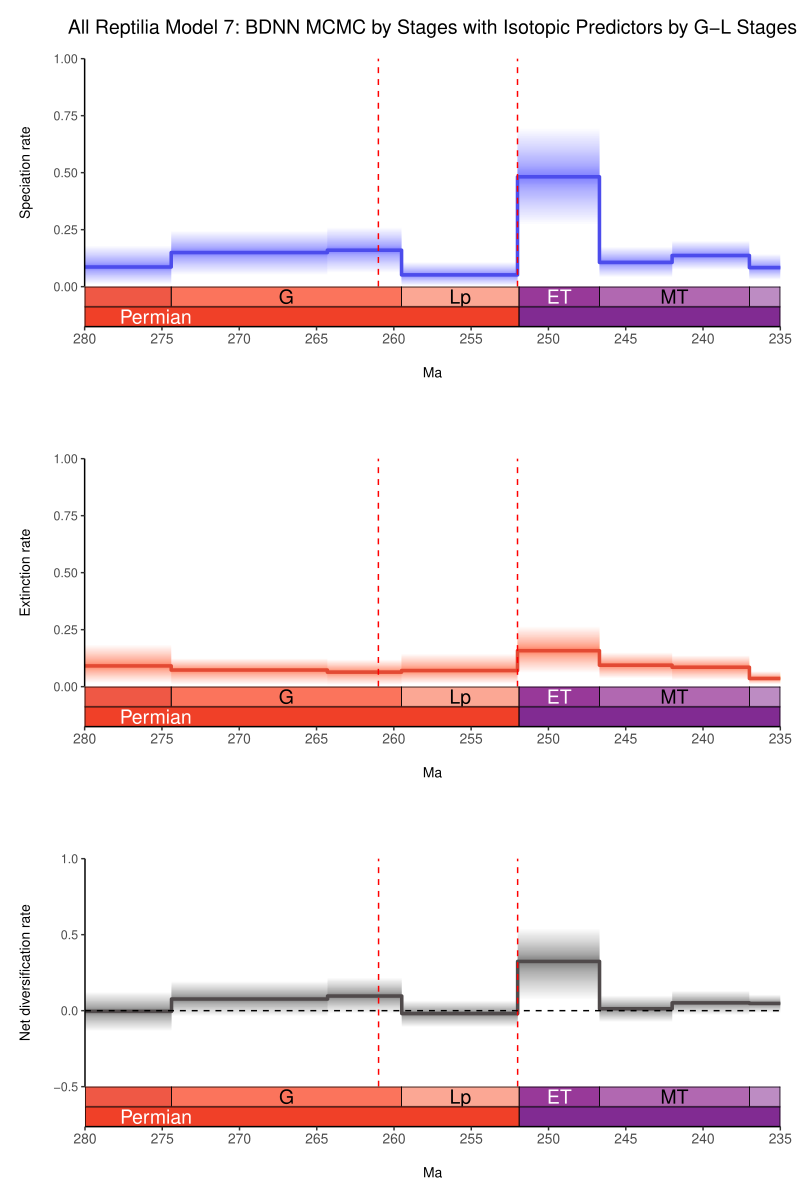

Generate this figure with R:
library(ggplot2)
library(scales)
library(gridExtra)
library(deeptime)
library(gtable)
library(grid)

##############  PREPPING DATA VECTORS, COPY IN THE PATH TO THE RTT SCRIPT
rtt_text <- readLines("C:\\Users\\SimoesLabAdmin\\Documents\\pt_diversity_rates\\updated_occurrence_analyses\\model_7\\isotopic_gl_stages\\reptilia_all\\combined_10_RTT.r", warn = FALSE)

# Search for lines in rtt_text that contain any of the vectors we need
# Note that vectors in BDNN, RJMCMC, and non-BDNN/non-RJMCMC models have different names, so we'll need to do some transformations and conditionals
# age = time (should be negative, descending, so -1, -2, for ex)
# L = Speciation, M = extinction, R = netdiversification, M95 = max 95% HPD, m95 = min 95% HPD, mean = rate (central line)

# Searching for NON-BDNN, NON-RJMCMC VECTORS
L_hpd_m95 <- grep("^\\s*L_hpd_m95\\s*=", rtt_text, value = TRUE)
L_hpd_M95 <- grep("^\\s*L_hpd_M95\\s*=", rtt_text, value = TRUE)
L_mean <- grep("^\\s*L_mean\\s*=", rtt_text, value = TRUE)
M_hpd_m95 <- grep("^\\s*M_hpd_m95\\s*=", rtt_text, value = TRUE)
M_hpd_M95 <- grep("^\\s*M_hpd_M95\\s*=", rtt_text, value = TRUE)
M_mean <- grep("^\\s*M_mean\\s*=", rtt_text, value = TRUE)
R_hpd_m95 <- grep("^\\s*R_hpd_m95\\s*=", rtt_text, value = TRUE)
R_hpd_M95 <- grep("^\\s*R_hpd_M95\\s*=", rtt_text, value = TRUE)
R_mean <- grep("^\\s*R_mean\\s*=", rtt_text, value = TRUE)
age <- grep("^\\s*age\\s*=", rtt_text, value = TRUE)

# Searching for BDNN VECTORS
time_vec <- grep("^\\s*time_vec\\s*=", rtt_text, value = TRUE)
sp_mean <- grep("^\\s*sp_mean\\s*=", rtt_text, value = TRUE)
ex_mean <- grep("^\\s*ex_mean\\s*=", rtt_text, value = TRUE)
div_mean <- grep("^\\s*div_mean\\s*=", rtt_text, value = TRUE)
sp_lwr <- grep("^\\s*sp_lwr\\s*=", rtt_text, value = TRUE)
ex_lwr <- grep("^\\s*ex_lwr\\s*=", rtt_text, value = TRUE)
div_lwr <- grep("^\\s*div_lwr\\s*=", rtt_text, value = TRUE)
sp_upr <- grep("^\\s*sp_upr\\s*=", rtt_text, value = TRUE)
ex_upr <- grep("^\\s*ex_upr\\s*=", rtt_text, value = TRUE)
div_upr <- grep("^\\s*div_upr\\s*=", rtt_text, value = TRUE)

# Search for RJMCMC VECTORS
time <- grep("^\\s*time\\s*=", rtt_text, value = TRUE)
rate <- grep("^\\s*rate\\s*=", rtt_text, value = TRUE)
minHPD <- grep("^\\s*minHPD\\s*=", rtt_text, value = TRUE)
maxHPD <- grep("^\\s*maxHPD\\s*=", rtt_text, value = TRUE)
# All the RJMCMC div vectors have net_ prefix
net_rate <- grep("^\\s*net_rate\\s*=", rtt_text, value = TRUE)  
net_minHPD <- grep("^\\s*net_minHPD\\s*=", rtt_text, value = TRUE)
net_maxHPD <- grep("^\\s*net_maxHPD\\s*=", rtt_text, value = TRUE)

# Execute NON-BDNN, NON-RJMCMC vectors only if all those vectors were found/exist
if (length(L_hpd_m95) > 0 && length(L_hpd_M95) > 0 && length(L_mean) > 0 &&
    length(M_hpd_m95) > 0 && length(M_hpd_M95) > 0 && length(M_mean) > 0 &&
    length(R_hpd_m95) > 0 && length(R_hpd_M95) > 0 && length(R_mean) > 0 &&
    length(age) > 0) {
  
  eval(parse(text = L_hpd_m95))
  eval(parse(text = L_hpd_M95))
  eval(parse(text = L_mean))
  eval(parse(text = M_hpd_m95))
  eval(parse(text = M_hpd_M95))
  eval(parse(text = M_mean))
  eval(parse(text = R_hpd_m95))
  eval(parse(text = R_hpd_M95))
  eval(parse(text = R_mean))
  eval(parse(text = age))
  
  print("Non-BDNN, Non-RJMCMC vectors loaded successfully.")
  
  # Execute BDNN vectors only if all those vectors were found/exist AND the first condition was not met
} else if (length(time_vec) > 0 && length(sp_mean) > 0 && length(ex_mean) > 0 &&
           length(div_mean) > 0 && length(sp_lwr) > 0 && length(ex_lwr) > 0 &&
           length(div_lwr) > 0 && length(sp_upr) > 0 && length(ex_upr) > 0 &&
           length(div_upr) > 0) {
  
  eval(parse(text = time_vec))
  time_vec <- -time_vec  # Convert to negative time for plotting  
  eval(parse(text = sp_mean))
  eval(parse(text = ex_mean))
  eval(parse(text = div_mean))
  eval(parse(text = sp_lwr))
  eval(parse(text = ex_lwr))
  eval(parse(text = div_lwr))
  eval(parse(text = sp_upr))
  eval(parse(text = ex_upr))
  eval(parse(text = div_upr))
  # Now reverse all of these vectors
  time_vec <- rev(time_vec)
  sp_mean <- rev(sp_mean)
  ex_mean <- rev(ex_mean)
  div_mean <- rev(div_mean)
  sp_lwr <- rev(sp_lwr)
  ex_lwr <- rev(ex_lwr)
  div_lwr <- rev(div_lwr)
  sp_upr <- rev(sp_upr)
  ex_upr <- rev(ex_upr)
  div_upr <- rev(div_upr)
  # RENAME the BDNN vectors to match the NON-BDNN, Non-RJMCMC vectors so that the following graphing code works
  L_hpd_m95 <- sp_lwr
  L_hpd_M95 <- sp_upr
  L_mean <- sp_mean
  M_hpd_m95 <- ex_lwr
  M_hpd_M95 <- ex_upr
  M_mean <- ex_mean
  R_hpd_m95 <- div_lwr
  R_hpd_M95 <- div_upr
  R_mean <- div_mean
  age <- time_vec
  
  print("BDNN vectors loaded successfully.")
  
  # Execute RJMCMC vectors only if all those vectors were found/exist AND the previous conditions were not met
} else if (length(time) > 2 && length(rate) > 2 && length(minHPD) > 2 &&
           length(maxHPD) > 2) {
  # The grep found multiple lines, so we need to parse them
  # Parse and create numbered variables for each of the vars found
  for (i in seq_along(rate)) {
    rhs <- sub("^\\s*rate\\s*=\\s*", "", rate[i])
    assign(paste0("rate_", i), eval(parse(text = rhs)))
  }
  
  for (i in seq_along(minHPD)) {
    rhs <- sub("^\\s*minHPD\\s*=\\s*", "", minHPD[i])
    assign(paste0("minHPD_", i), eval(parse(text = rhs)))
  }
  
  for (i in seq_along(maxHPD)) {
    rhs <- sub("^\\s*maxHPD\\s*=\\s*", "", maxHPD[i])
    assign(paste0("maxHPD_", i), eval(parse(text = rhs)))
  }
  
  L_mean <- rate_1
  M_mean <- rate_2
  L_hpd_m95 <- minHPD_1
  L_hpd_M95 <- maxHPD_1
  M_hpd_m95 <- minHPD_2
  M_hpd_M95 <- maxHPD_2
  
  age <- eval(parse(text = sub("^\\s*time\\s*=\\s*", "", grep("^\\s*time\\s*=", rtt_text, value = TRUE)[1])))
  R_mean <- eval(parse(text = sub("^\\s*net_rate\\s*=\\s*", "", grep("^\\s*net_rate\\s*=", rtt_text, value = TRUE))))
  R_hpd_m95 <- eval(parse(text = sub("^\\s*net_minHPD\\s*=\\s*", "", grep("^\\s*net_minHPD\\s*=", rtt_text, value = TRUE))))
  R_hpd_M95 <- eval(parse(text = sub("^\\s*net_maxHPD\\s*=\\s*", "", grep("^\\s*net_maxHPD\\s*=\\s*", rtt_text, value = TRUE))))
  
  print("RJMCMC vectors loaded successfully.")
  
} else {
  print("No complete set of vectors found in the provided RTT script.")
}

# Mass extinction events
perm_trias_extinction <- -252 
guadalupian_extinction <- -261

# Custom tick positions
x_ticks <- seq(-300, -200, by=5) ###################### CHANGE THIS TO MODIFY X TICKS
x_tick_labels <- abs(x_ticks)

# Modified plot_RTT function that returns data for ggplot
get_RTT_data <- function(age, hpd_M, hpd_m, mean_m, color) {
    N <- 100
    beta <- (1:(N-1))/N
    alpha_shape <- 0.25
    cat <- 1-(beta^(1./alpha_shape))
    
    # Create data frame for the polygons
    poly_data <- data.frame()
    
    for (i in 1:(N-1)) {
        trans <- 1/N + 2/N
        upper <- hpd_M-((hpd_M-mean_m)*cat[i])
        lower <- hpd_m+((mean_m-hpd_m)*cat[i])
        
        temp_df <- data.frame(
            age = c(age, rev(age)),
            y = c(upper, rev(lower)),
            group = i,
            alpha = trans
        )
        poly_data <- rbind(poly_data, temp_df)
    }
    
    return(list(poly_data = poly_data, mean_data = data.frame(age = age, y = mean_m)))
}

# Create plotting data for each rate
L_data <- get_RTT_data(age, L_hpd_M95, L_hpd_m95, L_mean, "#4c4cec")
M_data <- get_RTT_data(age, M_hpd_M95, M_hpd_m95, M_mean, "#e34a33")
R_data <- get_RTT_data(age, R_hpd_M95, R_hpd_m95, R_mean, "#504A4B")

# Function to create each plot with smooth polygons and geological timescale
create_plot_with_geo <- function(poly_data, mean_data, color, title, ylab, ylim, show_x_axis = FALSE) {
  # Create main plot
  main_plot <- ggplot() +
    # Plot the HPD intervals with transparency gradient
    geom_polygon(data = poly_data, 
                aes(x = age, y = y, group = group, alpha = alpha), 
                fill = color, na.rm = TRUE) +
    # Plot the mean line
    geom_line(data = mean_data, 
             aes(x = age, y = y), 
             color = color, size = 1.2, lineend = "round") +
    # Add mass extinction lines
    geom_vline(xintercept = guadalupian_extinction, 
               color = "red", linetype = "dashed") +
    geom_vline(xintercept = perm_trias_extinction, 
               color = "red", linetype = "dashed", size = 0.5) +
    # Custom x-axis
    scale_x_continuous(breaks = x_ticks, labels = if(show_x_axis) x_tick_labels else NULL, 
                      limits = c(-300, -200), name = if(show_x_axis) "Ma" else NULL) +
    # Labels and titles
    labs(title = title, y = ylab) +
    # Set y limits with coord_cartesian for smooth polygons
    coord_cartesian(ylim = ylim, xlim = c(-300, -200), expand = FALSE) +
    # Remove legend and adjust alpha scale
    scale_alpha_continuous(range = c(0.005, 0.05), guide = "none") +
    # Theme adjustments
    theme_classic() +
    theme(
      text = element_text(size = 10),
      axis.text.x = if(show_x_axis) element_text(size = 10) else element_blank(),
      axis.ticks.x = if(show_x_axis) element_line() else element_blank(),
      axis.text.y = element_text(size = 9),
      axis.title = element_text(size = 10),
      axis.title.x = element_text(size = 10, margin = margin(t = 15)),
      axis.title.y = element_text(margin = margin(r = 15)),
      plot.title = element_text(size = 14, hjust = 0.5, margin = margin(b = 15)),
      plot.margin = unit(c(0.5, 0.5, if(show_x_axis) 0.5 else 0.1, 0.5), "cm"), # unit(c(top, right, bottom, left), "unit")
      panel.grid.major = element_blank(),
      panel.grid.minor = element_blank()
    )
  
  # Add horizontal line for net diversification plot
  if (ylab == "Net diversification rate") {
    main_plot <- main_plot + geom_hline(yintercept = 0, linetype = "dashed", color = "black")
  }
  
  # Add geological timescale directly to the plot
  main_plot <- main_plot + 
  # Custom x-axis 
    coord_geo(
      dat = list("international epochs", "international periods"),
      expand= FALSE,
      abbrv = list(TRUE, FALSE),
      pos = list("bottom", "bottom"),
      alpha = 1,
      ylim = ylim, ######### COMMENT THIS OUT TO AUTO-SCALE Y AXIS (even if you pass a ylim argument, if this is commented out, it will auto-scale based on data vectors)
      height = unit(1, "line"),
      neg = TRUE,
      xlim = c(-280, -235)) ############################# CHANGE THIS TO MODIFY X LIMITS, I.E., TIME FRAME
  
  return(main_plot)
}

############# CALL THE FUNCTION WITH CUSTOM ARGUMENTS
############# TITLE, YLIM
p1 <- create_plot_with_geo(L_data$poly_data, L_data$mean_data, "#4c4cec", 
                         "All Reptilia Model 7: BDNN MCMC by Stages with Isotopic Predictors by G-L Stages", 
                         "Speciation rate", c(0, 1), show_x_axis = TRUE) 

p2 <- create_plot_with_geo(M_data$poly_data, M_data$mean_data, "#e34a33", 
                         "", "Extinction rate", c(0, 1), show_x_axis = TRUE)

p3 <- create_plot_with_geo(R_data$poly_data, R_data$mean_data, "#504A4B", 
                         "", "Net diversification rate", c(-0.5, 1), show_x_axis = TRUE)

# Combine all plots
final_plot <- grid.arrange(
  p1, p2, p3,
  ncol = 1,
  heights = c(1, 1, 1) 
)

############# SAVE TO CUSTOM PDF PATH
pdf(file ="C:\\Users\\SimoesLabAdmin\\Documents\\pt_diversity_rates\\updated_occurrence_analyses\\model_7\\isotopic_gl_stages\\reptilia_all\\combined_10_RTT.pdf", 
    width = 8, height = 12)
grid.draw(final_plot)
dev.off()
